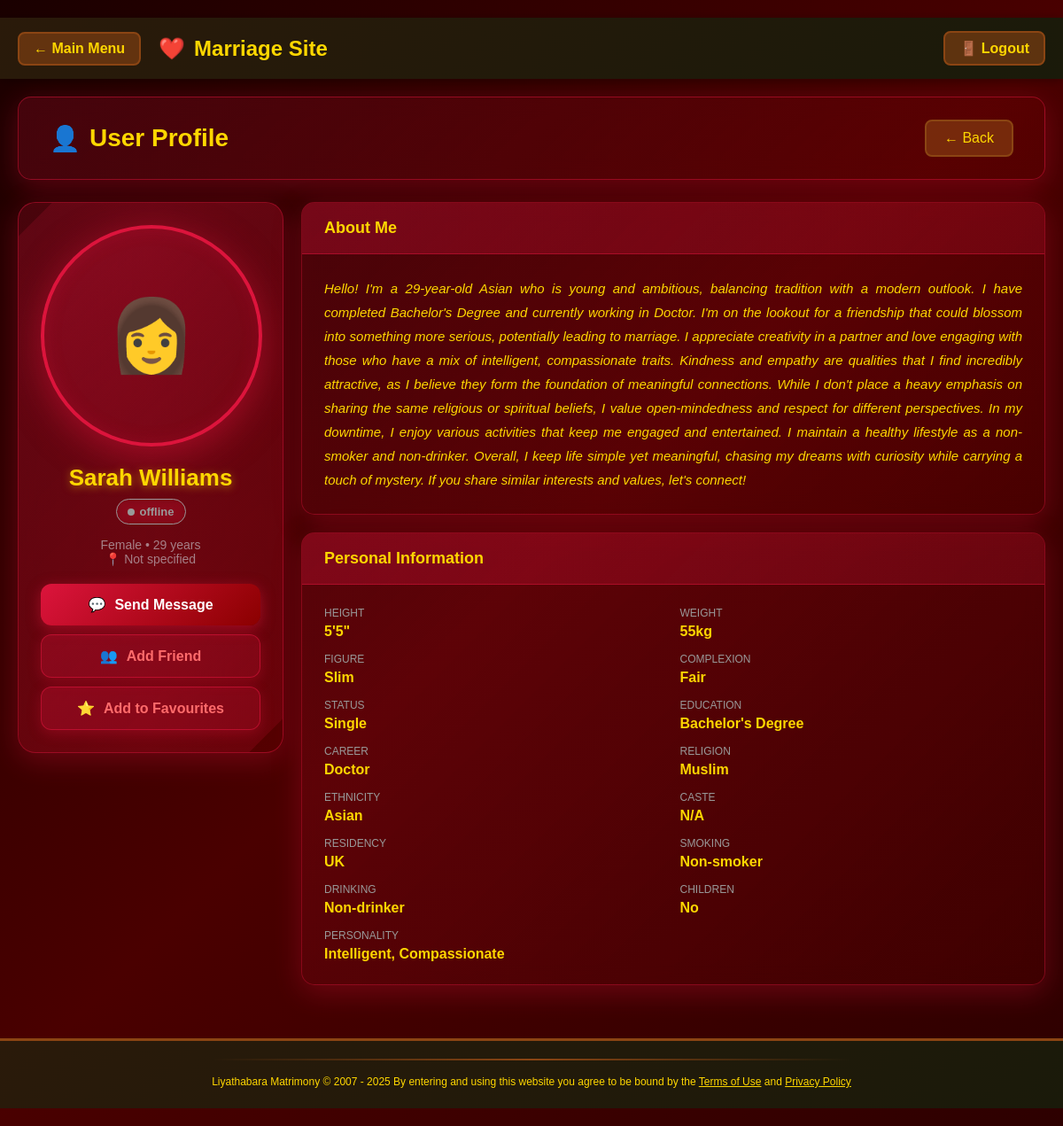
Page /view_profile.php?id=4 (signed in) on the committed database.
### tables this page shows
CREATE TABLE users (
    id INT AUTO_INCREMENT PRIMARY KEY,
    username VARCHAR(100) NOT NULL,
    email VARCHAR(100) NOT NULL UNIQUE,
    password VARCHAR(255) NOT NULL,
    gender ENUM('male', 'female') NOT NULL,
    day INT,
    month INT,
    year INT,
    profile_completed TINYINT DEFAULT 0,
    created_at TIMESTAMP DEFAULT CURRENT_TIMESTAMP,
    INDEX idx_email (email),
    INDEX idx_gender (gender)
);

CREATE TABLE user_data (
    id INT AUTO_INCREMENT PRIMARY KEY,
    user_id INT NOT NULL,
    height VARCHAR(50),
    weight VARCHAR(50),
    figure VARCHAR(50),
    appearance VARCHAR(50),
    complexion VARCHAR(50),
    status VARCHAR(50),
    education VARCHAR(100),
    career VARCHAR(100),
    religion VARCHAR(50),
    ethnicity VARCHAR(50),
    caste VARCHAR(50),
    social_class VARCHAR(50),
    residency VARCHAR(100),
    family VARCHAR(100),
    smoking VARCHAR(50),
    drinking VARCHAR(50),
    children VARCHAR(50),
    personality VARCHAR(100),
    first_date_preference VARCHAR(100),
    living_arrangements VARCHAR(100),
    created_at TIMESTAMP DEFAULT CURRENT_TIMESTAMP,
    updated_at TIMESTAMP DEFAULT CURRENT_TIMESTAMP ON UPDATE CURRENT_TIMESTAMP,
    FOREIGN KEY (user_id) REFERENCES users(id) ON DELETE CASCADE,
    INDEX idx_user_id (user_id)
);

### view_profile.php (the view, shortened to what this page needs)
<?php
include 'database/db_connect.php';
$profile_id = intval($_GET['id']);
$user_query = $conn->query("SELECT * FROM users WHERE id=$profile_id");
$user = $user_query->fetch_assoc();
$profile_query = $conn->query("SELECT * FROM user_data WHERE user_id=$profile_id");
$profile = $profile_query ? $profile_query->fetch_assoc() : null;
$photo = null;
$minutes_ago = null;
function getOnlineStatus($minutes_ago) {
    if ($minutes_ago === null) {
        return ['text' => 'offline', 'class' => 'offline', 'color' => '#999'];
    } elseif ($minutes_ago < 5) {
        return ['text' => 'Online now', 'class' => 'online', 'color' => '#4caf50'];
    } elseif ($minutes_ago < 60) {
        return ['text' => 'Active ' . $minutes_ago . ' min ago', 'class' => 'recent', 'color' => '#ffd700'];
    } elseif ($minutes_ago < 1440) {
        $hours = floor($minutes_ago / 60);
        return ['text' => 'Active ' . $hours . 'h ago', 'class' => 'recent', 'color' => '#ffd700'];
    } else {
        $days = floor($minutes_ago / 1440);
        return ['text' => 'Active ' . $days . 'd ago', 'class' => 'offline', 'color' => '#999'];
    }
}
$onlineStatus = getOnlineStatus($minutes_ago);
$age = isset($user['year']) ? (date('Y') - $user['year']) : 'N/A';
$location = [];
$location_str = !empty($location) ? implode(', ', $location) : 'Not specified';
$is_friend = false;
$is_favourite = false;
function generateAboutMe($user, $profile) {
    $age = isset($user['year']) ? (date('Y') - $user['year']) : 'N/A';
    $ethnicity = $profile['ethnicity'] ?? 'Sri Lankan';
    $education = $profile['education'] ?? '';
    $career = $profile['career'] ?? '';
    $religion = $profile['religion'] ?? '';
    $personality = $profile['personality'] ?? '';
    $smoking = $profile['smoking'] ?? '';
    $drinking = $profile['drinking'] ?? '';
    $description = "Hello! I'm a {$age}-year-old {$ethnicity} who is young and ambitious, balancing tradition with a modern outlook. ";
    if(!empty($education) && !empty($career)) {
        $description .= "I have completed {$education} and currently working in {$career}. ";
    }
    $description .= "I'm on the lookout for a friendship that could blossom into something more serious, potentially leading to marriage. ";
    if(!empty($personality)) {
        $traits = strtolower($personality);
        $description .= "I appreciate creativity in a partner and love engaging with those who have a mix of {$traits} traits. ";
    }
    $description .= "Kindness and empathy are qualities that I find incredibly attractive, as I believe they form the foundation of meaningful connections. ";
    if(!empty($religion)) {
        $description .= "While I don't place a heavy emphasis on sharing the same religious or spiritual beliefs, I value open-mindedness and respect for different perspectives. ";
    }
    $description .= "In my downtime, I enjoy various activities that keep me engaged and entertained. ";
    if($smoking == 'Non-smoker' && $drinking == 'Non-drinker') {
        $description .= "I maintain a healthy lifestyle as a non-smoker and non-drinker. ";
    }
    $description .= "Overall, I keep life simple yet meaningful, chasing my dreams with curiosity while carrying a touch of mystery. If you share similar interests and values, let's connect!";
    return $description;
}
$about_me = generateAboutMe($user, $profile);
include 'includes/header.php';
?>
<div class="profile-container">
    <div class="profile-header">
        <h1 class="profile-title">
            <span>👤</span>
            User Profile
        </h1>
        <a href="javascript:history.back()" class="back-btn">← Back</a>
    </div>
    <div class="profile-layout">
        <div class="profile-sidebar">
            <div class="photo-card">
                <div class="profile-photo">
                    <?php if($photo): ?>
                        <img src="<?php echo $photo['photo_path']; ?>" alt="<?php echo htmlspecialchars($user['username'] ?? 'User'); ?>">
                    <?php else: ?>
                        <div class="placeholder">
                            <?php echo $user['gender'] == 'female' ? '👩' : '👨'; ?>
                        </div>
                    <?php endif; ?>
                </div>
                <div class="user-name"><?php echo htmlspecialchars($user['username'] ?? 'User ' . $user['id']); ?></div>
                <div class="online-status" style="background: <?php echo $onlineStatus['color']; ?>20; border: 1px solid <?php echo $onlineStatus['color']; ?>;">
                    <span class="status-dot" style="background: <?php echo $onlineStatus['color']; ?>;"></span>
                    <span style="color: <?php echo $onlineStatus['color']; ?>;"><?php echo $onlineStatus['text']; ?></span>
                </div>
                <div class="user-basic-info">
                    <?php if(isset($user['gender'])): ?>
                        <?php echo ucfirst($user['gender']); ?>
                    <?php endif; ?>
                    <?php if($age != 'N/A'): ?>
                        • <?php echo $age; ?> years
                    <?php endif; ?>
                    <br>
                    📍 <?php echo htmlspecialchars($location_str); ?>
                </div>
                <div class="action-buttons">
                    <a href="send_message.php?to=<?php echo $profile_id; ?>" class="action-btn">
                        <span>💬</span> Send Message
                    </a>
                    <?php if($is_friend): ?>
                        <a href="#" class="action-btn secondary disabled" onclick="return false;">
                            <span>✓</span> Already Friends
                        </a>
                    <?php else: ?>
                        <a href="add_friend.php?id=<?php echo $profile_id; ?>" class="action-btn secondary">
                            <span>👥</span> Add Friend
                        </a>
                    <?php endif; ?>
                    <?php if($is_favourite): ?>
                        <a href="#" class="action-btn secondary disabled" onclick="return false;">
                            <span>⭐</span> In Favourites
                        </a>
                    <?php else: ?>
                        <a href="add_favourite.php?id=<?php echo $profile_id; ?>" class="action-btn secondary">
                            <span>⭐</span> Add to Favourites
                        </a>
                    <?php endif; ?>
                </div>
            </div>
        </div>
        <div class="profile-main">
            <div class="info-card">
                <div class="card-header">
                    <h2 class="card-title">About Me</h2>
                </div>
                <div class="card-content">
                    <p class="about-text"><?php echo $about_me; ?></p>
                </div>
            </div>
            <?php if($profile): ?>
            <div class="info-card">
                <div class="card-header">
                    <h2 class="card-title">Personal Information</h2>
                </div>
                <div class="card-content">
                    <div class="info-grid">
                        <?php if(isset($profile['height'])): ?>
                        <div class="info-item">
                            <div class="info-label">Height</div>
                            <div class="info-value"><?php echo $profile['height']; ?></div>
                        </div>
                        <?php endif; ?>
                        <?php if(isset($profile['weight'])): ?>
                        <div class="info-item">
                            <div class="info-label">Weight</div>
                            <div class="info-value"><?php echo $profile['weight']; ?></div>
                        </div>
                        <?php endif; ?>
                        <?php if(isset($profile['figure'])): ?>
                        <div class="info-item">
                            <div class="info-label">Figure</div>
                            <div class="info-value"><?php echo $profile['figure']; ?></div>
                        </div>
                        <?php endif; ?>
                        <?php if(isset($profile['complexion'])): ?>
                        <div class="info-item">
                            <div class="info-label">Complexion</div>
                            <div class="info-value"><?php echo $profile['complexion']; ?></div>
                        </div>
                        <?php endif; ?>
                        <?php if(isset($profile['status'])): ?>
                        <div class="info-item">
                            <div class="info-label">Status</div>
                            <div class="info-value"><?php echo $profile['status']; ?></div>
                        </div>
                        <?php endif; ?>
                        <?php if(isset($profile['education'])): ?>
                        <div class="info-item">
                            <div class="info-label">Education</div>
                            <div class="info-value"><?php echo $profile['education']; ?></div>
                        </div>
                        <?php endif; ?>
                        <?php if(isset($profile['career'])): ?>
                        <div class="info-item">
                            <div class="info-label">Career</div>
                            <div class="info-value"><?php echo $profile['career']; ?></div>
                        </div>
                        <?php endif; ?>
                        <?php if(isset($profile['religion'])): ?>
                        <div class="info-item">
                            <div class="info-label">Religion</div>
                            <div class="info-value"><?php echo $profile['religion']; ?></div>
                        </div>
                        <?php endif; ?>
                        <?php if(isset($profile['ethnicity'])): ?>
                        <div class="info-item">
                            <div class="info-label">Ethnicity</div>
                            <div class="info-value"><?php echo $profile['ethnicity']; ?></div>
                        </div>
                        <?php endif; ?>
                        <?php if(isset($profile['caste'])): ?>
                        <div class="info-item">
                            <div class="info-label">Caste</div>
                            <div class="info-value"><?php echo $profile['caste']; ?></div>
                        </div>
                        <?php endif; ?>
                        <?php if(isset($profile['residency'])): ?>
                        <div class="info-item">
                            <div class="info-label">Residency</div>
                            <div class="info-value"><?php echo $profile['residency']; ?></div>
                        </div>
                        <?php endif; ?>
                        <?php if(isset($profile['smoking'])): ?>
                        <div class="info-item">
                            <div class="info-label">Smoking</div>
                            <div class="info-value"><?php echo $profile['smoking']; ?></div>
                        </div>
                        <?php endif; ?>
                        <?php if(isset($profile['drinking'])): ?>
                        <div class="info-item">
                            <div class="info-label">Drinking</div>
                            <div class="info-value"><?php echo $profile['drinking']; ?></div>
                        </div>
                        <?php endif; ?>
                        <?php if(isset($profile['children'])): ?>
                        <div class="info-item">
                            <div class="info-label">Children</div>
                            <div class="info-value"><?php echo $profile['children']; ?></div>
                        </div>
                        <?php endif; ?>
                        <?php if(isset($profile['personality'])): ?>
                        <div class="info-item">
                            <div class="info-label">Personality</div>
                            <div class="info-value"><?php echo $profile['personality']; ?></div>
                        </div>
                        <?php endif; ?>
                    </div>
                </div>
            </div>
            <?php endif; ?>
        </div>
    </div>
</div>
<?php include 'includes/footer.php'; ?>

### includes/header.php (style rules this page uses)
* { margin:0; padding:0; box-sizing:border-box; }
body { font-family: Arial, sans-serif; background:#f4f4f4; color:#333; }

### rows in the picture
users: username "Sarah Williams", gender "Female", year "29", year.drinking "Hello! I'm a 29-year-old Asian who is young and ambitious, balancing tradition with a modern outlook. I have completed Bachelor's Degree and currently working in Doctor. I'm on the lookout for a friendship that could blossom into something more serious, potentially leading to marriage. I appreciate creativity in a partner and love engaging with those who have a mix of intelligent, compassionate traits. Kindness and empathy are qualities that I find incredibly attractive, as I believe they form the foundation of meaningful connections. While I don't place a heavy emphasis on sharing the same religious or spiritual beliefs, I value open-mindedness and respect for different perspectives. In my…"
user_data: height "5'5\"", weight "55kg", figure "Slim", complexion "Fair", status "Single", education "Bachelor's Degree", career "Doctor", religion "Muslim", ethnicity "Asian", caste "N/A", residency "UK", smoking "Non-smoker", drinking "Non-drinker", children "No", personality "Intelligent, Compassionate"

### other values in the picture
$onlineStatus['text'] "offline"
$location_str "Not specified"
